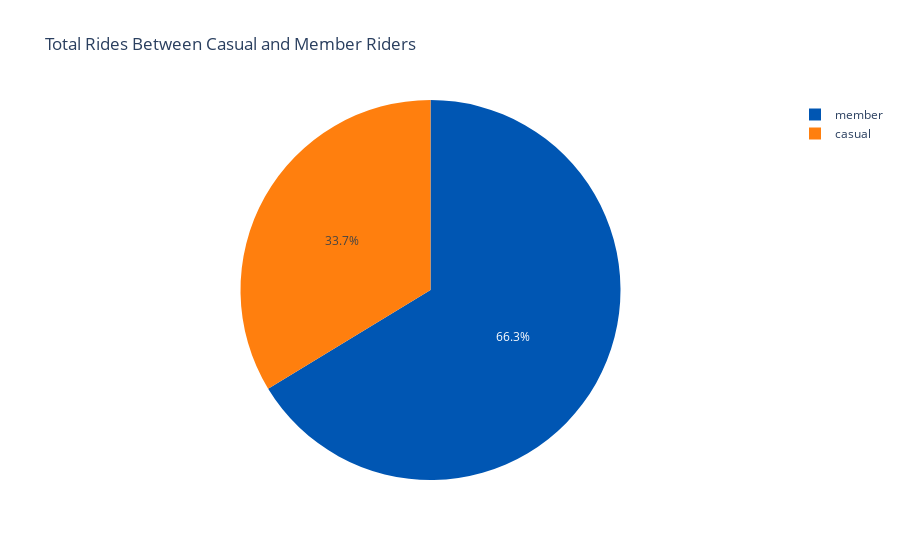

The cell this chart's notebook holds for it:
### Markdown cell above
1. Total rides between casual and member riders

### Code cell
import plotly.express as px

# Assuming 'data' is your DataFrame and 'member_casual' is the column of interest
# Count rides by user type (member vs casual)
ride_counts = data['member_casual'].value_counts()

# Specify the exact colors
colors = ['#0056b3', '#ff7f0e']

# Plot the total rides with specific colors
fig = px.pie(values=ride_counts.values, names=ride_counts.index, 
             title='Total Rides Between Casual and Member Riders',
             color_discrete_sequence=colors)

# Update traces to show only percentage inside the pie slices
fig.update_traces(textposition='inside', textinfo='percent')

fig.show()

### Figure 1 — Plotly figure (JSON) as saved in the notebook; plotly's stock layout.template omitted (floating-point values rounded to 4 significant figures)
{"data": [{"domain": {"x": [0, 1], "y": [0, 1]}, "hovertemplate": "label=%{label}<br>value=%{value}<extra></extra>", "labels": ["member", "casual"], "legendgroup": "", "name": "", "showlegend": true, "textinfo": "percent", "textposition": "inside", "type": "pie", "values": [785711, 399268]}], "layout": {"legend": {"tracegroupgap": 0}, "piecolorway": ["#0056b3", "#ff7f0e"], "title": {"text": "Total Rides Between Casual and Member Riders"}}}
